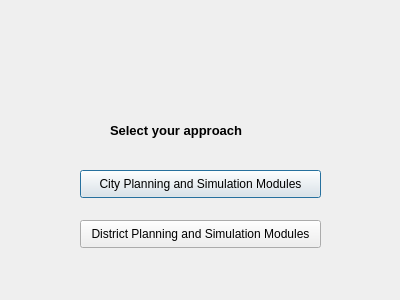
<?xml version="1.0" encoding="UTF-8"?>
<ui version="4.0">
 <class>PlanningAndSimulationModulesDialogBase</class>
 <widget class="QDialog" name="PlanningAndSimulationModulesDialogBase">
  <property name="geometry">
   <rect>
    <x>0</x>
    <y>0</y>
    <width>400</width>
    <height>300</height>
   </rect>
  </property>
  <property name="windowTitle">
   <string>Planning And Simulation Modules</string>
  </property>
  <widget class="QLabel" name="label">
   <property name="geometry">
    <rect>
     <x>110</x>
     <y>120</y>
     <width>181</width>
     <height>20</height>
    </rect>
   </property>
   <property name="font">
    <font>
     <pointsize>10</pointsize>
     <weight>75</weight>
     <bold>true</bold>
    </font>
   </property>
   <property name="text">
    <string>Select your approach</string>
   </property>
   <property name="scaledContents">
    <bool>false</bool>
   </property>
  </widget>
  <widget class="QPushButton" name="cityButton">
   <property name="geometry">
    <rect>
     <x>80</x>
     <y>170</y>
     <width>241</width>
     <height>28</height>
    </rect>
   </property>
   <property name="text">
    <string>City Planning and Simulation Modules</string>
   </property>
  </widget>
  <widget class="QPushButton" name="districtButton">
   <property name="geometry">
    <rect>
     <x>80</x>
     <y>220</y>
     <width>241</width>
     <height>28</height>
    </rect>
   </property>
   <property name="text">
    <string>District Planning and Simulation Modules</string>
   </property>
  </widget>
  <widget class="QLabel" name="label_3">
   <property name="geometry">
    <rect>
     <x>40</x>
     <y>20</y>
     <width>321</width>
     <height>81</height>
    </rect>
   </property>
   <property name="text">
    <string/>
   </property>
   <property name="pixmap">
    <pixmap>PlanHeatPrincipal.png</pixmap>
   </property>
   <property name="scaledContents">
    <bool>true</bool>
   </property>
  </widget>
 </widget>
 <resources/>
 <connections/>
</ui>
